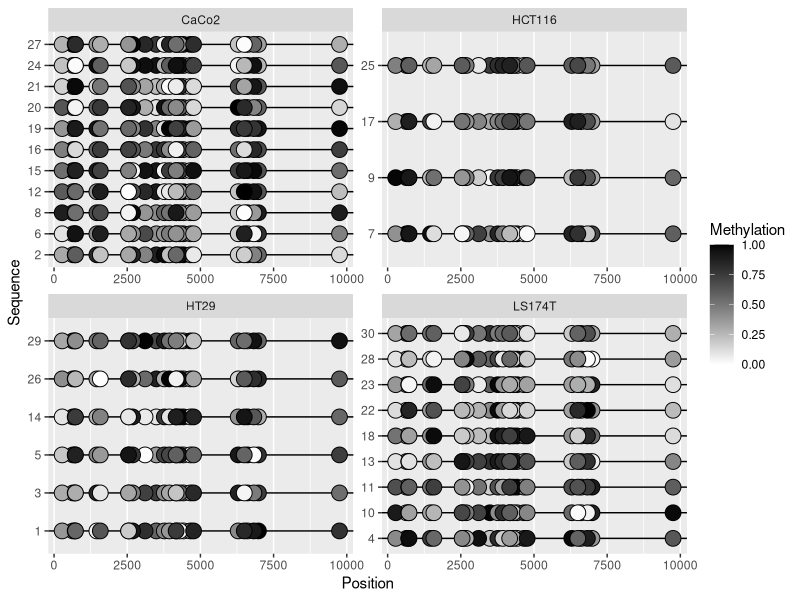
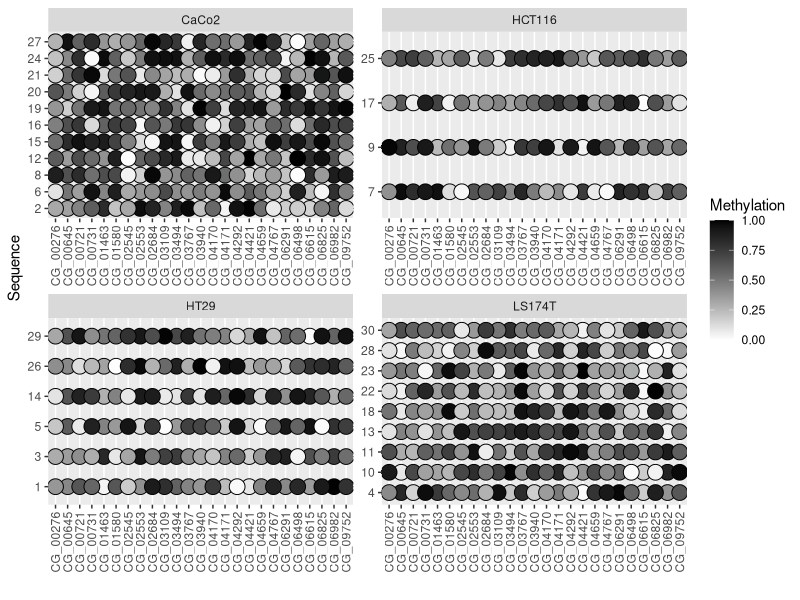
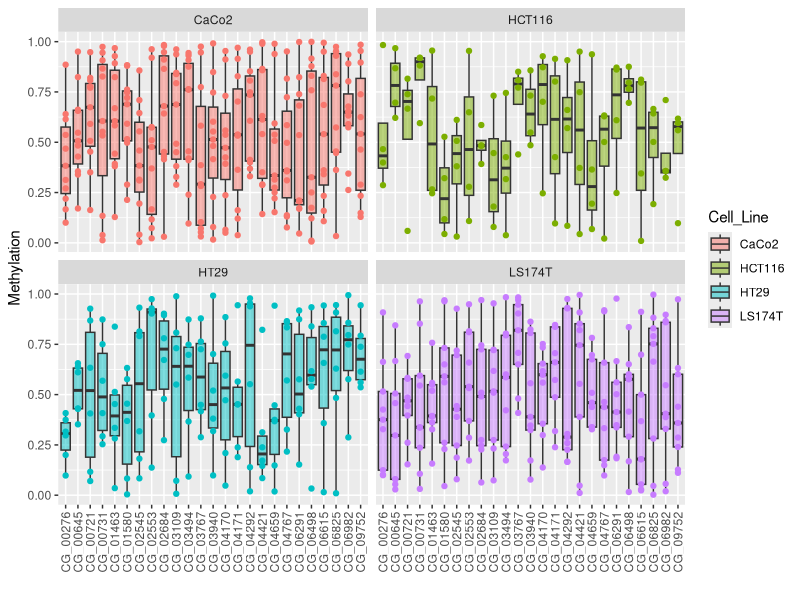
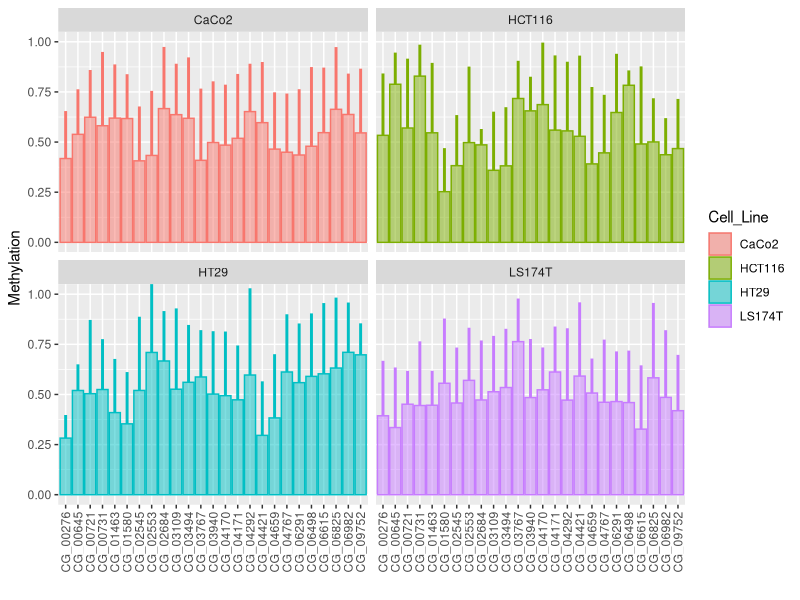
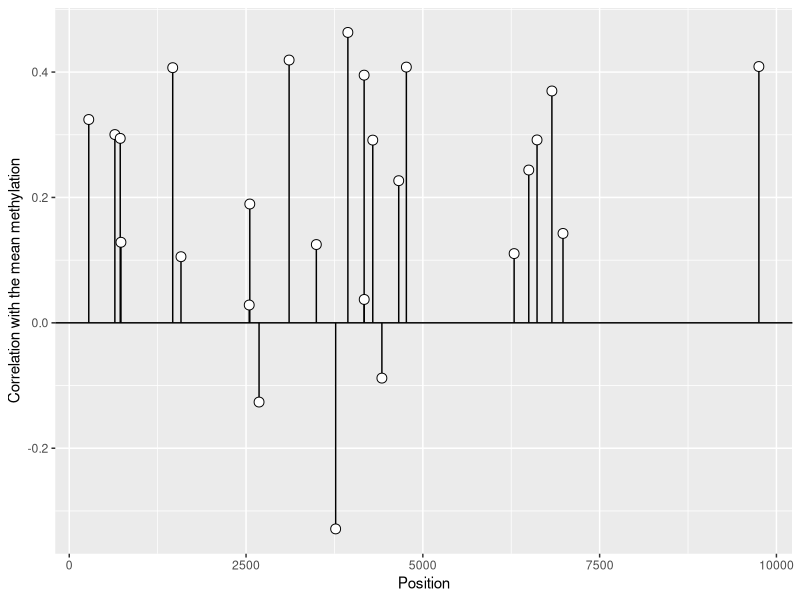
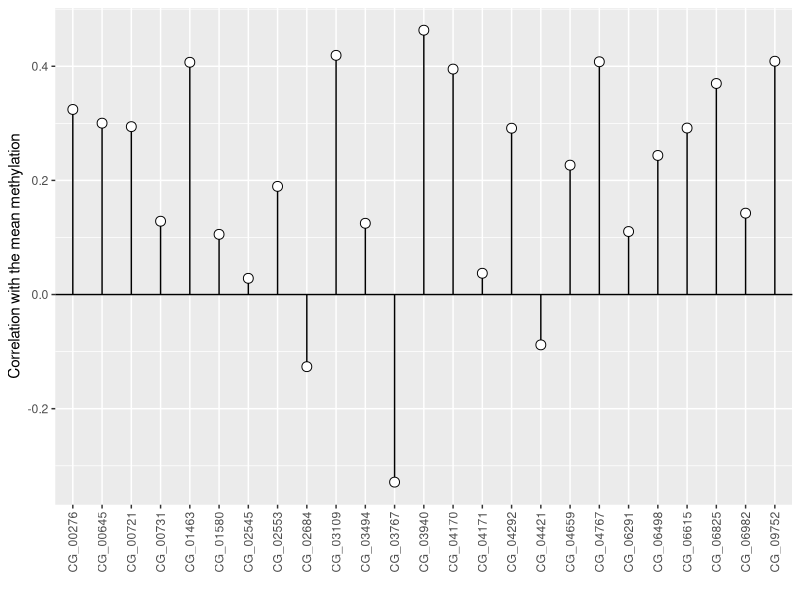

These charts were generated, in order, by the following R code:

library(ggplot2)
library(data.table)
library(tidyr)

# Create a fake data.table for testing (foo)

foo <- data.table(Cell_Line=sample(c("LS174T","CaCo2","HCT116","HT29"),30,replace=T),Sequence=factor(1:30))

for(i in 1:25) {
  foo[,(paste0("CG_",sample(1:10000,1))) := runif(30,0,1)] -> foo
}





# d0 will store the real data to be analyzed

d0 <- foo

# melt the data for ggplot 

d0 <- melt(d0,id.vars=c("Cell_Line","Sequence"),variable.name = "CG")
d0[,Position := gsub("CG_","",CG) %>% as.numeric()]
d0[,CG:=sprintf("CG_%05i",Position)]

# some examples

# with coordinates

ggplot(d0) + aes(Position,Sequence) + 
  geom_hline(aes(yintercept = Sequence)) +
  geom_point(aes(fill=value),pch=21,size=5) +
  scale_fill_gradient("Methylation",low = "white", high="black",limits=c(0,1)) +
  facet_wrap(~ Cell_Line,scales = "free")

# homogeneous distributions of CpG sites

ggplot(d0) + aes(CG,Sequence) + 
  geom_hline(aes(yintercept = Sequence)) +
  geom_point(aes(fill=value),pch=21,size=5) +
  scale_fill_gradient("Methylation",low = "white", high="black",limits=c(0,1)) +
  theme(axis.text.x = element_text(angle=90,hjust=1,vjust=0.5)) +
  facet_wrap(~ Cell_Line,scales = "free") + 
  xlab("")

# boxplots

ggplot(d0) + aes(CG,value) + geom_boxplot(aes(fill=Cell_Line),alpha=.5,outliers = F) +
  geom_point(aes(color=Cell_Line),show.legend = F) +
  facet_wrap(~Cell_Line) +
  theme(axis.text.x = element_text(angle=90,hjust=1,vjust=0.5)) +
  xlab("") +
  ylab("Methylation")

# methylation by CG

d0[,list(mean=mean(value,na.rm=T),sd=sd(value,na.rm=T)),by=list(Cell_Line,CG)] %>%
  ggplot() + aes(CG,mean) + 
  geom_col(aes(fill=Cell_Line,color=Cell_Line),alpha=0.5) +
  geom_segment(aes(yend=mean+sd,xend=CG,color=Cell_Line),lwd=1,show.legend = F) +
  facet_wrap(~Cell_Line) +
  coord_cartesian(ylim=c(0,1)) +
  theme(axis.text.x = element_text(angle=90,hjust=1,vjust=0.5)) +
  xlab("") +
  ylab("Methylation")
  
# some statistics

# Analysis of variance

aov(value ~ Cell_Line,d0) %>% TukeyHSD

# Identify the most representative CpG sites

d0[,Mean_by_sequence := mean(value,na.rm=T),by=list(Cell_Line,Sequence)]

d0[,list(cor=cor(value,Mean_by_sequence),Position),by=CG] %>% unique %>%
  ggplot() + aes(Position,cor) + 
  geom_hline(yintercept = 0) +
  geom_segment(aes(xend=Position,yend=0)) +
  geom_point(pch=21,fill="white",size=3) +
  ylab("Correlation with the mean methylation")

d0[,list(cor=cor(value,Mean_by_sequence),Position),by=CG] %>% unique %>%
  ggplot() + aes(CG,cor) + 
  geom_hline(yintercept = 0) +
  geom_segment(aes(xend=CG,yend=0)) +
  geom_point(pch=21,fill="white",size=3) +
  theme(axis.text.x = element_text(angle=90,hjust=1,vjust=0.5)) +
  ylab("Correlation with the mean methylation") +
  xlab("")

